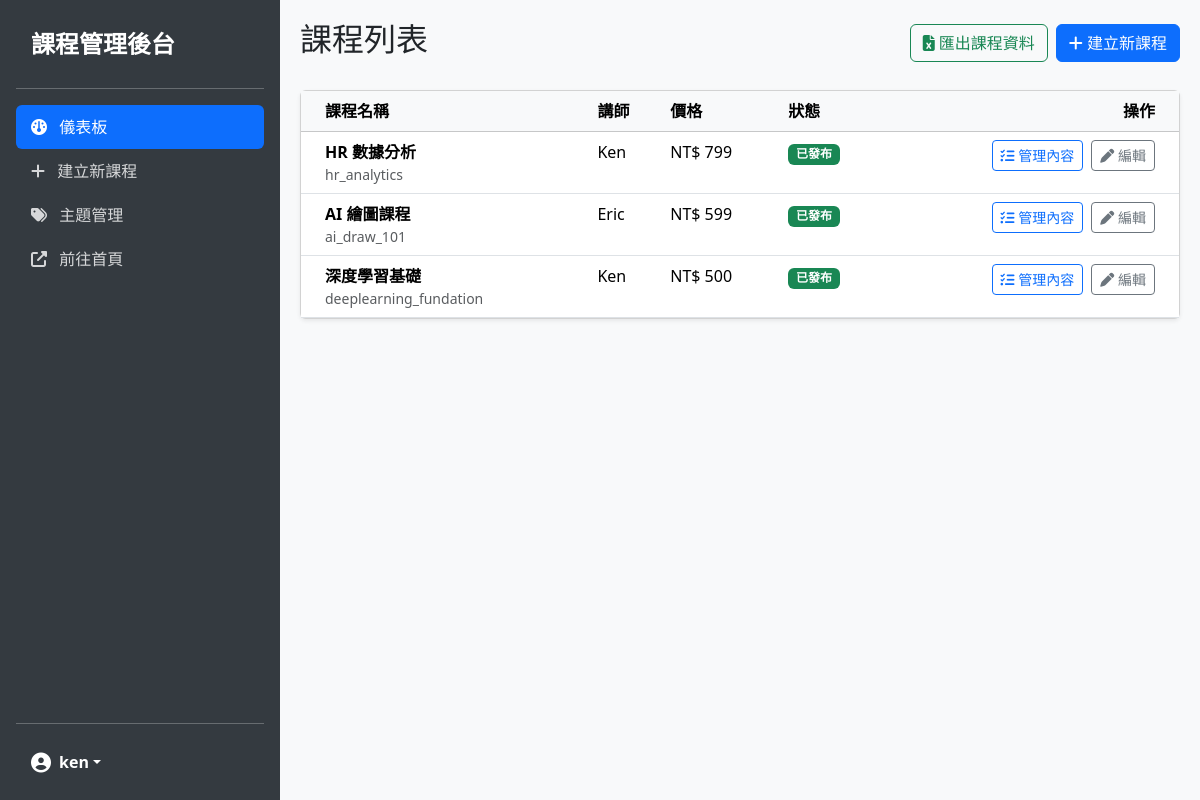
Before: /academy/dashboard/ (signed in) with the older database file.
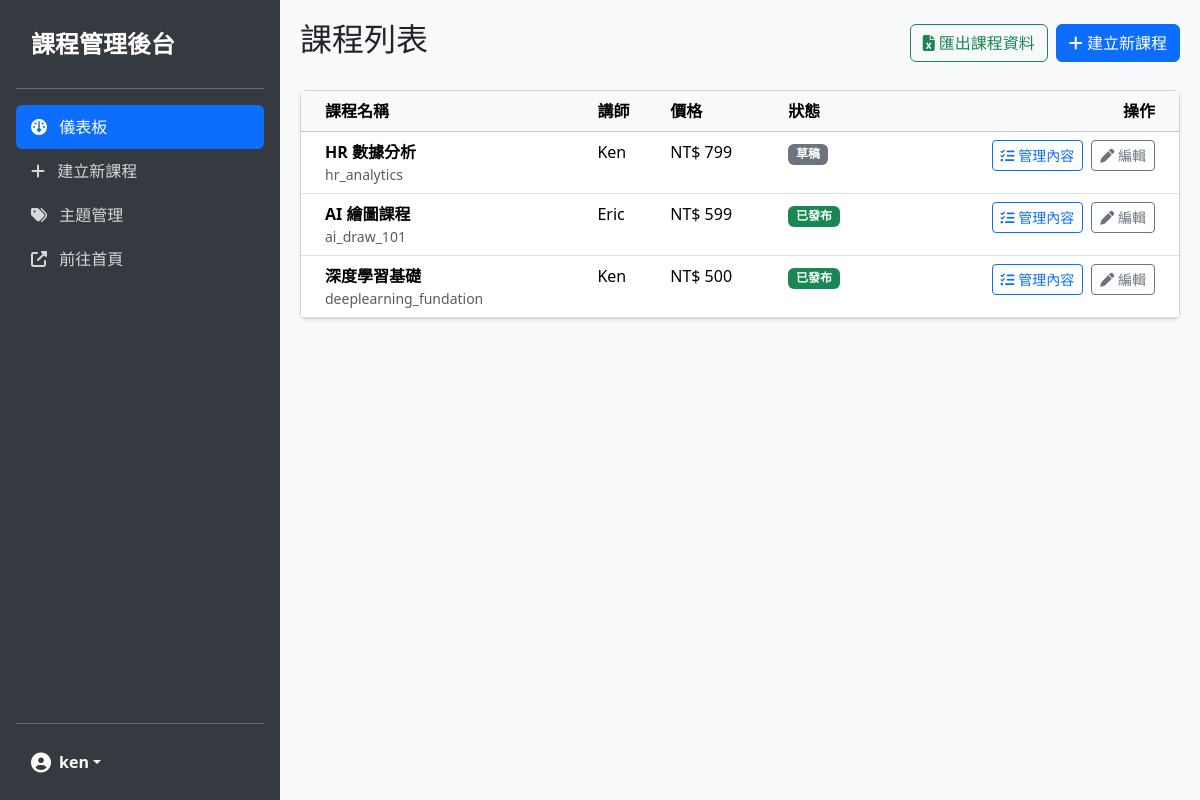
After: the same page with the newer database file.
### academy/models.py (models this page shows, shortened)
class Course(models.Model):
    cate = models.ManyToManyField(Category, verbose_name='歸屬主題')
    title = models.CharField(max_length=100)
    subtitle = models.CharField(max_length=200, blank=True)
    description = models.TextField(blank=True)
    slug = models.CharField('課程網址', max_length=256, db_index=True, unique=True)
    img_link = models.CharField('課程圖片連結', max_length=2560, default="/static/academy/img/hero.png")
    instructor = models.CharField(max_length=50)
    duration_hours = models.FloatField()
    level = models.CharField(max_length=20, choices=[
        ('beginner', '初學者'),
        ('intermediate', '中階'),
        ('advanced', '進階')
    ])
    certificate_available = models.BooleanField(default=True)
    price = models.PositiveIntegerField(default=0)
    is_published = models.BooleanField(default=False)
    created_at = models.DateTimeField(auto_now_add=True)

### academy/views.py (the view)
# urls.py: path('academy/dashboard/', dashboard_home, name='dashboard_home'),
@staff_member_required
def dashboard_home(request):
    courses = Course.objects.all().order_by('-created_at')
    categories = Category.objects.all().order_by('name')
    return render(request, 'academy/dashboard/home.html', locals())

### templates/academy/dashboard/home.html
{% extends 'academy/dashboard/base.html' %}
{% block content %}
<div class="d-flex justify-content-between align-items-center mb-4">
    <h2>課程列表</h2>
    <div class="d-flex gap-2">
        <a href="{% url 'dashboard_course_export' %}" class="btn btn-outline-success">
            <i class="fa-solid fa-file-excel"></i> 匯出課程資料
        </a>
        <a href="{% url 'dashboard_course_create' %}" class="btn btn-primary">
            <i class="fa-solid fa-plus"></i> 建立新課程
        </a>
    </div>
</div>
<div class="card shadow-sm">
    <div class="card-body p-0">
        <table class="table table-hover mb-0">
            <thead class="table-light">
                <tr>
                    <th class="ps-4">課程名稱</th>
                    <th>講師</th>
                    <th>價格</th>
                    <th>狀態</th>
                    <th class="text-end pe-4">操作</th>
                </tr>
            </thead>
            <tbody>
                {% for course in courses %}
                <tr>
                    <td class="ps-4">
                        <div class="fw-bold">{{ course.title }}</div>
                        <div class="small text-muted">{{ course.slug }}</div>
                    </td>
                    <td>{{ course.instructor }}</td>
                    <td>NT$ {{ course.price }}</td>
                    <td>
                        {% if course.is_published %}
                        <span class="badge bg-success">已發布</span>
                        {% else %}
                        <span class="badge bg-secondary">草稿</span>
                        {% endif %}
                    </td>
                    <td class="text-end pe-4">
                        <a href="{% url 'dashboard_course_manage' course.slug %}"
                            class="btn btn-sm btn-outline-primary me-1">
                            <i class="fa-solid fa-list-check"></i> 管理內容
                        </a>
                        <a href="{% url 'dashboard_course_edit' course.slug %}"
                            class="btn btn-sm btn-outline-secondary">
                            <i class="fa-solid fa-pen"></i> 編輯
                        </a>
                    </td>
                </tr>
                {% empty %}
                <tr>
                    <td colspan="5" class="text-center py-5 text-muted">目前沒有任何課程</td>
                </tr>
                {% endfor %}
            </tbody>
        </table>
    </div>
</div>
{% endblock %}

Changed rows visible on the page:
changed Course "HR 數據分析": is_published "已發布" → "草稿"
